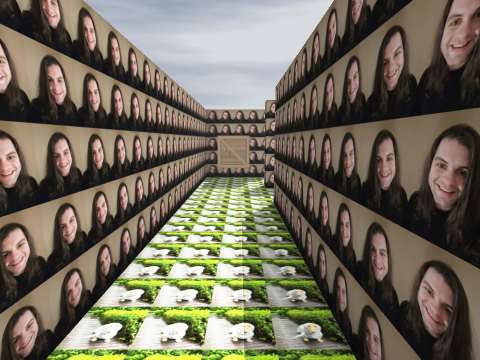
view 1 (above)

17 first-person views from a walk through a Godot game level. The camera is 1.4 m above the floor, tilts 8° down and sees 80° across. The floor is counted in squares, 1 m on a side. Each view is taken from the middle of a square. On the plan, view 1 faces up. The plan holds only what a view shows up to about 14 squares ahead; the rest is blank. Flat picture figures and markers are left out. Door leaves are left out where a doorway can be walked through. Some surface patterns are stand-ins.

view 2
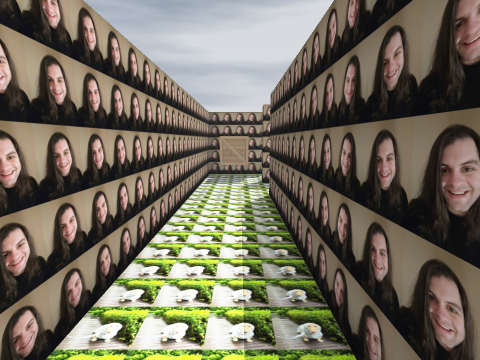

view 3
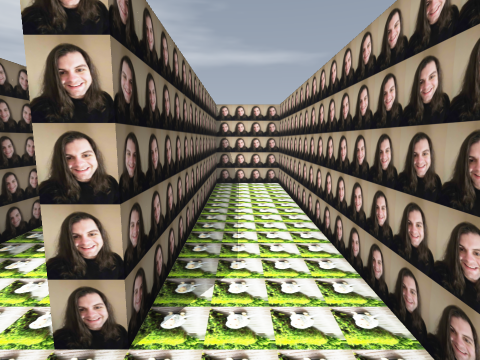

view 4
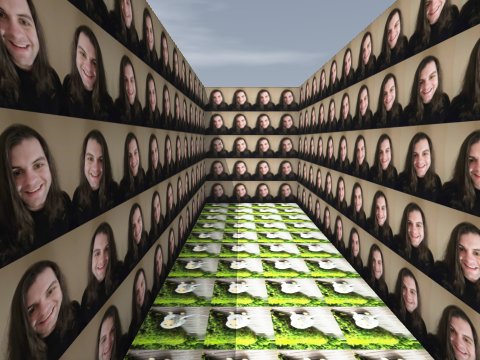

view 5
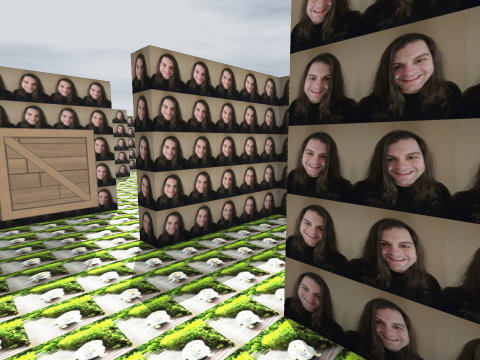

view 6
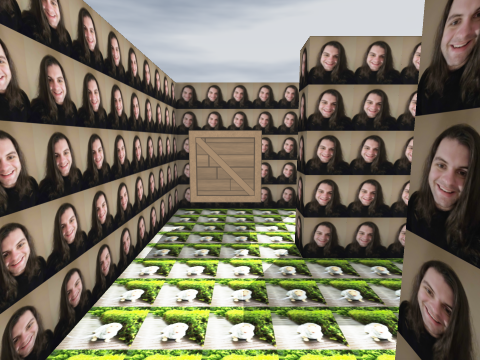

view 7
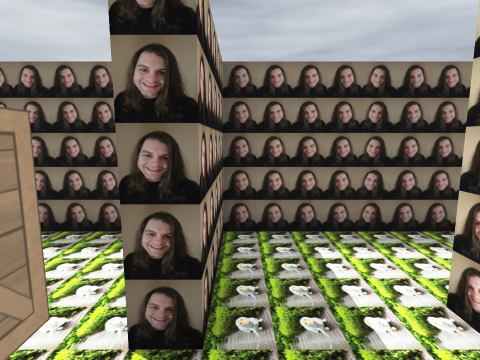

view 8
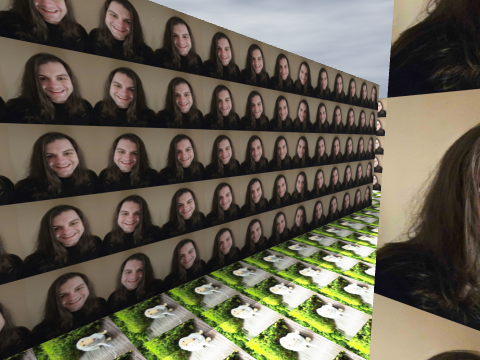

view 9
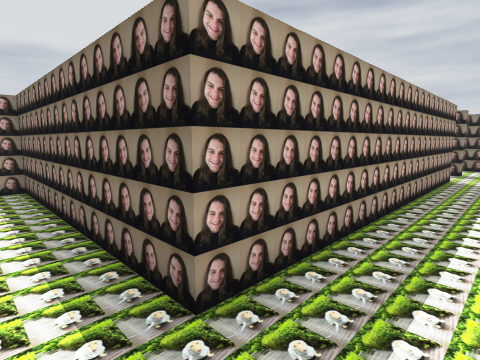

view 10
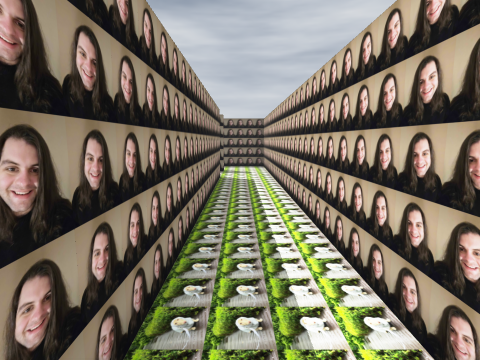

view 11
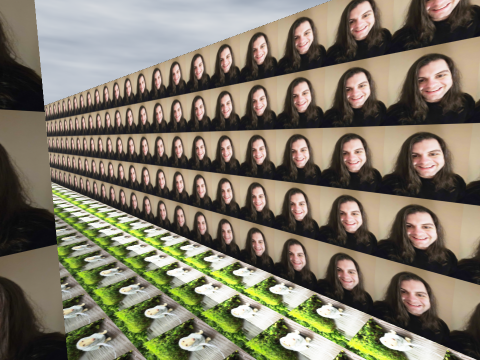

view 12
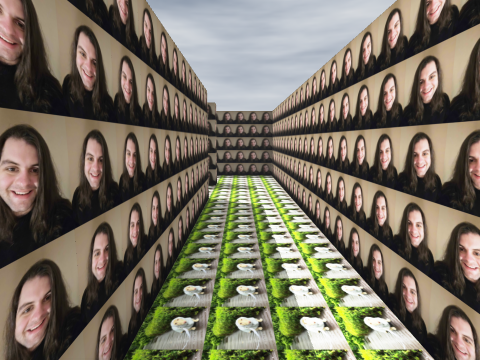

view 13
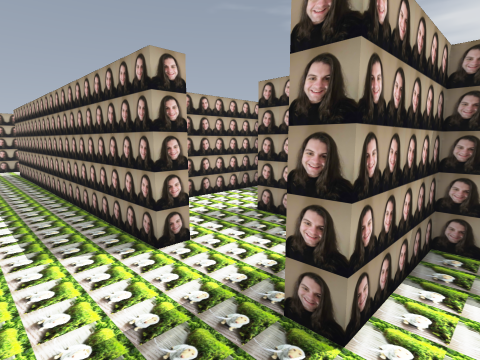

view 14
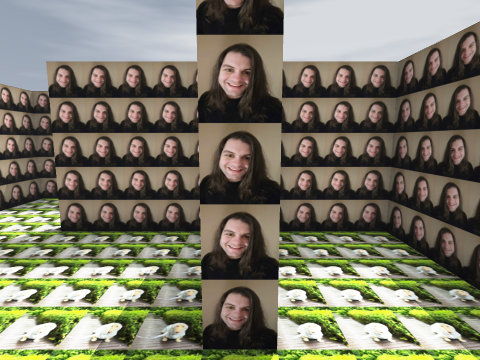

view 15
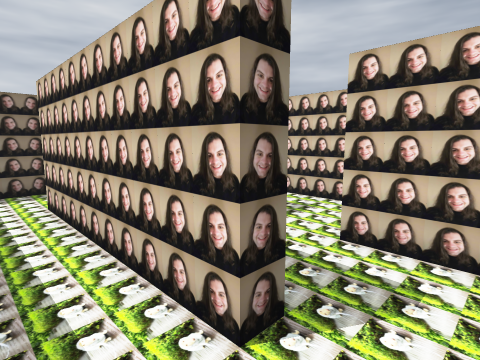

view 16
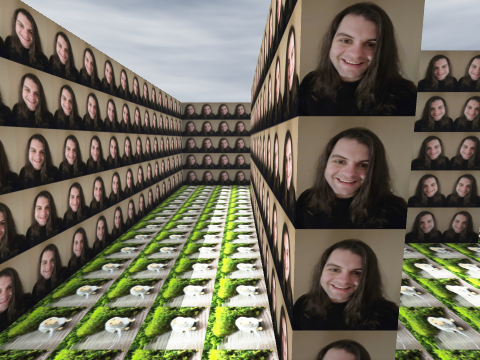

view 17
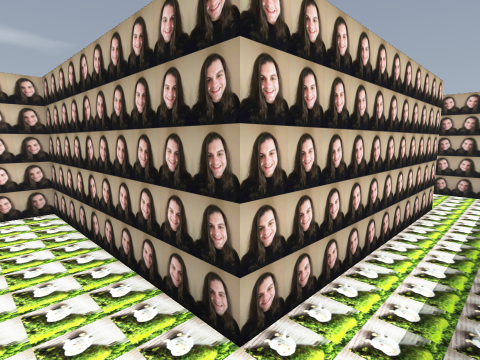

### Floor plan
Points are (right, up) in squares from view 1. A wall is a line through its corners. A room is listed if a view was taken in it or the views show most of it. See-through windows are left out.
Room 1 (views 1, 2, 4, 5, 6)
walls: (-1.2, 5.9) (-1.2, -1.3) (0.8, -1.3) (0.8, 6.2)
ways out: open door at (-0.5, 6) to room 2
Room 2 (views 3, 7, 8)
walls: (0.8, 8.2) (0.8, 8.8); (0.8, 6.2) (1.2, 6.2); (1.4, 10.7) (-1.2, 10.7) (-1.2, 5.9)
ways out: open door at (-0.5, 6) to room 1; opening at (1, 7) to room 3
objects: box (0, 9) to (0, 10)
Room 3 (views 9, 10, 11, 12)
walls: (2.1, -1.3) (15.6, -1.3); (1.3, 1.1) (1.3, 0.2); (13.8, 0.7) (3.2, 0.7) (3.2, 8.2) (0.8, 8.2)
ways out: opening at (1, 7) to room 2; opening at (16, -0.5) to room 4; opening at (14.5, 1) to room 6
Room 4 (views 13, 14)
walls: (15.6, -1.3) (18.3, -1.3) (18.3, 3.3) (16.3, 3.3) (16.3, 0.7) (15.8, 0.7)
ways out: opening at (16, -0.5) to room 3
Room 5 (views 15, 16, 17)
walls: (20.7, 3.2) (20.7, 5.7) (13.9, 5.7); (13.2, 3.3) (13.2, 3.7) (18.7, 3.7) (18.7, -1.3) (19.5, -1.3); (11.8, 5.7) (11.3, 5.7) (11.3, 2.9)
ways out: opening at (12.5, 3) to room 6
Room 6 (no view inside)
walls: (15.5, 3.3) (13.2, 3.3); (12.1, 1.2) (13.8, 1.2) (13.8, 0.7); (15.8, 0.7) (15.8, 1.8)
ways out: opening at (14.5, 1) to room 3; opening at (12.5, 3) to room 5

Positions as (right, up) in squares from view 1, and headings:
1: (0, 0), facing up
2: (0, -1), facing up
3: (0, 8), facing down
4: (0, 5), facing down
5: (-1, 5), facing up-right
6: (0, 5), facing up
7: (-1, 8), facing right
8: (1, 7), facing down-right
9: (2, -1), facing up-right
10: (3, 0), facing right
11: (2, 1), facing down-right
12: (7, 0), facing right
13: (17, -1), facing up-left
14: (16, -1), facing up
15: (12, 5), facing down-right
16: (12, 4), facing right
17: (20, 5), facing down-left
